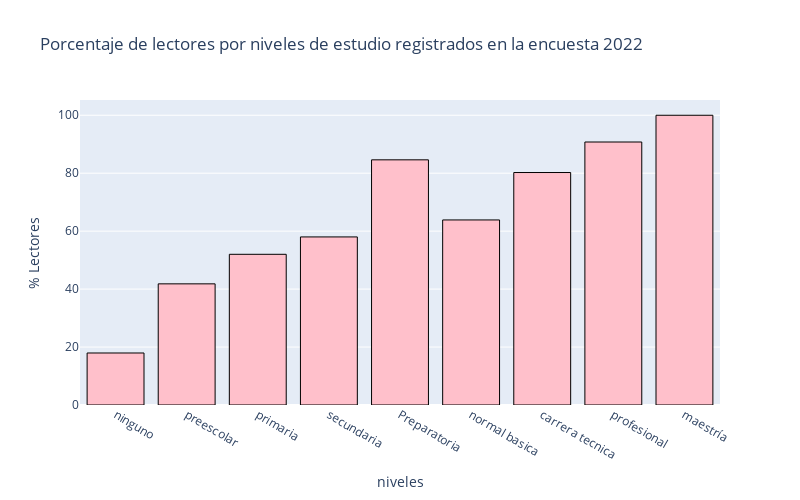

Notebook cell for this chart:
### Code cell
fig=go.Figure(data=data,layout=layout)
iplot(fig)

### Figure 1 — Plotly figure (JSON) as saved in the notebook; plotly's stock layout.template omitted (floating-point values rounded to 4 significant figures)
{"data": [{"marker": {"color": "pink", "line": {"color": "black", "width": 1}}, "orientation": "v", "type": "bar", "x": ["ninguno", "preescolar", "primaria", "secundaria", "Preparatoria", "normal basica", "carrera tecnica", "profesional", "maestría", "doctorado"], "y": [17.95, 41.81, 52.01, 58.0, 84.62, 63.87, 80.23, 90.77, 100]}], "layout": {"barmode": "group", "height": 500, "title": {"text": "Porcentaje de lectores por niveles de estudio registrados en la encuesta 2022"}, "width": 800, "xaxis": {"title": {"text": "niveles"}}, "yaxis": {"title": {"text": "% Lectores"}}}}
